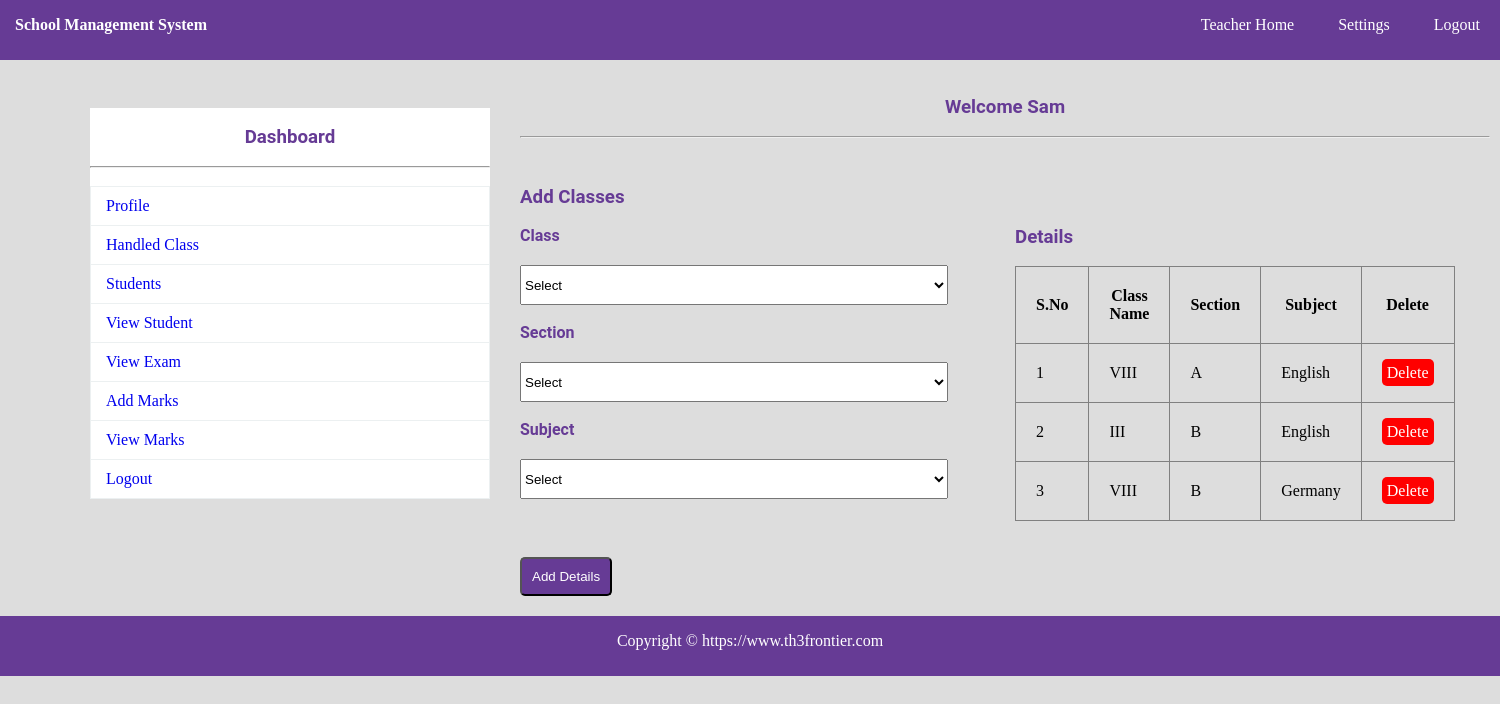
The app's page /handle_class.php (signed in) with its own data.
### tables this page shows
CREATE TABLE `hclass` (
  `HID` int(11) NOT NULL,
  `TID` int(11) NOT NULL,
  `CLA` varchar(150) NOT NULL,
  `SEC` varchar(150) NOT NULL,
  `SUB` varchar(150) NOT NULL
);

### handle_class.php (the view, shortened to what this page needs)
<?php
	include"database.php";
?>
<!DOCTYPE html>
<html>
	<head>
		<link rel="stylesheet" type="text/css" href="css/style.css">
	</head>
	<body>
		<?php include"navbar.php";?><br>
			<div id="section">
				<?php include"sidebar.php";?><br>
					<h3 class="text">Welcome <?php echo $_SESSION["TNAME"]; ?></h3><br><hr><br>
				<div class="content">
					<h3>Add Classes</h3><br>
					<div class="lbox1">
					<form  method="post" action="<?php echo $_SERVER["PHP_SELF"];?>">
					<label>Class</label><br>
						<select name="cla" required class="input3">
							<?php
								$sl="select DISTINCT(CNAME) from class";
								$r=$db->query($sl);
								 if($r->num_rows>0)
								 {
									 echo "<option value=''>Select</option>";
								 }
							?>
						</select>
					<br><br>
					<label>Section</label><br>
						<select name="sec" required class="input3">
						<?php
							$sl="select DISTINCT(CSEC) from class";
							$r=$db->query($sl);
								if($r->num_rows>0)
								{
									echo "<option value=''>Select</option>";
								}
						?>
						</select><br></br>
					<label>Subject</label><br>
						<select name="sub" required class="input3">
						<?php
							$s="select * from sub";
							$re=$db->query($s);
							if($re->num_rows>0)
							{
								echo "<option value=''>Select</option>";
							}
						?>
						</select>
					<br><br>
					<button type="submit" class="btn" name="submit">Add  Details</button>
					</form>
					</div>
					<div class="rbox1">
					<h3> Details</h3><br>
					<table border="1px" >
						<tr>
							<th>S.No</th>
							<th>Class Name</th>
							<th>Section</th>
							<th>Subject</th>
							<th>Delete</th>
						</tr>
						<?php
							$s="select * from hclass";
							$res=$db->query($s);
							if($res->num_rows>0)
							{
								$i=0;
								while($r=$res->fetch_assoc())
								{
									$i++;
									echo"
									<tr>
										<td>{$i}</td>
										<td>{$r["CLA"]}</td>
										<td>{$r["SEC"]}</td>
										<td>{$r["SUB"]}</td>
										<td><a href='hclass.php?id={$r["HID"]}' class='btnr'>Delete</a></td>
									</tr>
									";
								}
							}
						?>
						</table>
					</div>
				</div>
			</div>
				<?php include"footer.php";?>
	</body>
</html>

### css/style.css (style rules this page uses)
* { padding:0px; margin:0px; }
html { background:#dddddd; }
a { text-decoration:none; }
h1,h2,h3,h4,h5,h6,label { font-family:roboto; color:#663b95; }
.btn { border-radius:5px; padding:10px; background:#663b95; color:white; margin-top:40px; }
.btnr { border-radius:5px; padding:5px; background:#ff0000; color:white; }
label { font-weight:bold; }
.text { text-align:center; }
#section { height:auto; width:1400px; margin-left:90px; font-family:cambria; }
.content { margin-top:30px; height:auto; width:950px; float:left; }
tr,td,th { padding:20px; }
.input3 { width:90%; height:40px; margin-top:20px; }
table { border-collapse:collapse; }
.lbox1 { width:50%; margin-right:20px; float:left; }
.rbox1 { width:45%; float:left; }
.rbox1 table { width:100%; }

### records on screen
hclass: CLA "VIII", SEC "A", SUB "English"
hclass: CLA "III", SEC "B", SUB "English"
hclass: CLA "VIII", SEC "B", SUB "Germany"

### other values on screen
$_SESSION["TNAME"] "Sam"
